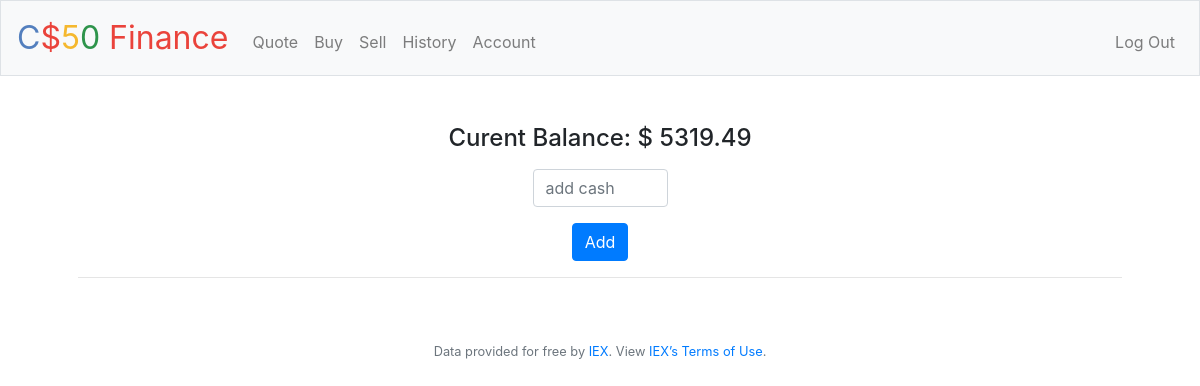
Before: /account (signed in) with the older database file.
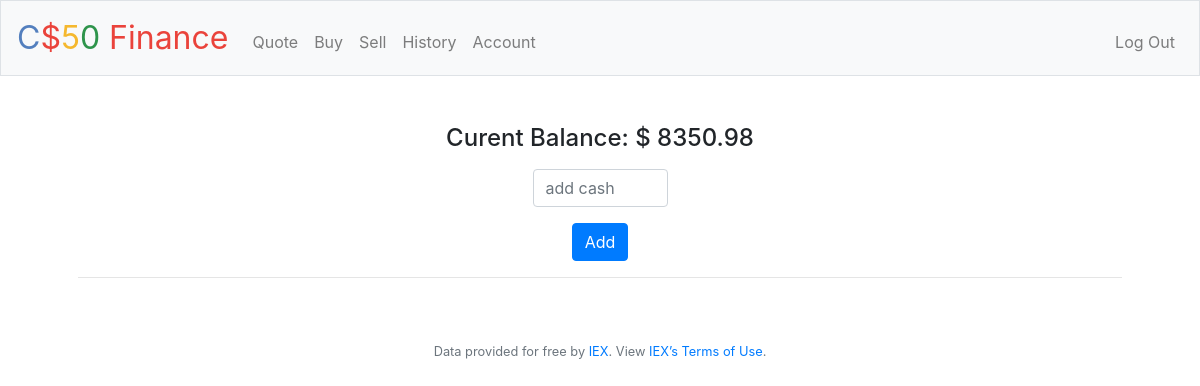
After: the same page with the newer database file.
### tables this page shows
CREATE TABLE users (id INTEGER, username TEXT NOT NULL, hash TEXT NOT NULL, cash NUMERIC NOT NULL DEFAULT 10000.00, PRIMARY KEY(id));

### application.py (the view, shortened to what this page needs)
@app.route("/account", methods=["GET", "POST"])
@login_required
def account():
    cash = db.execute("SELECT cash FROM users WHERE id=?", session.get("user_id"))
    return render_template("account.html", cash=cash[0]["cash"])

### application.py (called while the page is built)
@app.after_request
def after_request(response):
    response.headers["Cache-Control"] = "no-cache, no-store, must-revalidate"
    response.headers["Expires"] = 0
    response.headers["Pragma"] = "no-cache"
    return response

### helpers.py (called while the page is built)
def login_required(f):
    @wraps(f)
    def decorated_function(*args, **kwargs):
        if session.get("user_id") is None:
            return redirect("/login")
        return f(*args, **kwargs)
    return decorated_function

### templates/account.html (shortened to what this page needs)
{% extends "layout.html" %}
{% block main %}
    <form action="/account" method="post">
        <div class="form-group">
            <h4>Curent Balance: $ {{ "%.2f" |format(cash) }}</h4>
        </div>
        <div class="form-group">
            <input id="add-number" autocomplete="off" class="form-control"
                   name="cash" placeholder="add cash" type="number" min="1000" max="10000">
        </div>
        <button id="cash-button" class="btn btn-primary" type="submit">Add</button>
    </form>
    <hr>
{% endblock %}>

### templates/layout.html (shortened to what this page needs)
<!DOCTYPE html>
<html lang="en">
    <head>
        <link rel="stylesheet" href="https://cdn.jsdelivr.net/npm/bootstrap@4.5.3/dist/css/bootstrap.min.css">
        <link href="/static/styles.css" rel="stylesheet">
    </head>
    <body>
        <nav class="navbar navbar-expand-md navbar-light bg-light border">
            <a class="navbar-brand" href="/"><span class="blue">C</span><span class="red">$</span><span class="yellow">5</span><span class="green">0</span> <span class="red">Finance</span></a>
            <div class="collapse navbar-collapse" id="navbar">
                {% if session.user_id %}
                    <ul class="navbar-nav mr-auto mt-2">
                        <li class="nav-item"><a class="nav-link" href="/quote">Quote</a></li>
                        <li class="nav-item"><a class="nav-link" href="/buy">Buy</a></li>
                        <li class="nav-item"><a class="nav-link" href="/sell">Sell</a></li>
                        <li class="nav-item"><a class="nav-link" href="/history">History</a></li>
                        <li class="nav-item"><a class="nav-link" href="/account">Account</a></li>
                    </ul>
                    <ul class="navbar-nav ml-auto mt-2">
                        <li class="nav-item"><a class="nav-link" href="/logout">Log Out</a></li>
                    </ul>
                {% else %}
                    <ul class="navbar-nav ml-auto mt-2">
                        <li class="nav-item"><a class="nav-link" href="/register">Register</a></li>
                        <li class="nav-item"><a class="nav-link" href="/login">Log In</a></li>
                    </ul>
                {% endif %}
            </div>
        </nav>
        <main class="container p-5">
            {% block main %}{% endblock %}
        </main>
        <footer class="small text-center text-muted">
            Data provided for free by <a href="https://iextrading.com/developer">IEX</a>. View <a href="https://iextrading.com/api-exhibit-a/">IEX’s Terms of Use</a>.
        </footer>
    </body>
</html>

### static/styles.css (style rules this page uses)
nav .navbar-brand { font-size: xx-large; }
nav .navbar-brand .blue { color: #537fbe; }
nav .navbar-brand .red { color: #ea433b; }
nav .navbar-brand .yellow { color: #f5b82e; }
nav .navbar-brand .green { color: #2e944b; }
main .form-control { display: inline-block; width: auto; }
main { overflow-x: auto; text-align: center; }

Changed rows visible on the page:
changed users: cash "5319.49" → "8350.98"
